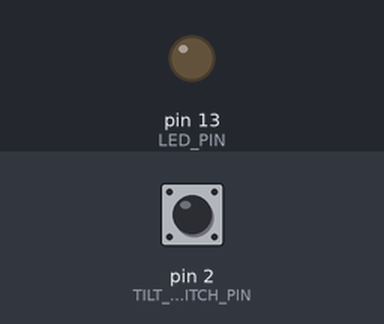
This sketch was run on a simulated Arduino Uno, built with avr-gcc and run on an emulated ATmega328P. Shown: output pins drawn as LEDs (lit = HIGH). The test bench sets the inputs (shaded band); at power-on: pin 2 (TILT_SWITCH_PIN) HIGH.

Above: at 1.2 s.
1.3 s: pin 2 (TILT_SWITCH_PIN) pulled LOW for 0.15 s
At 1.37 s:
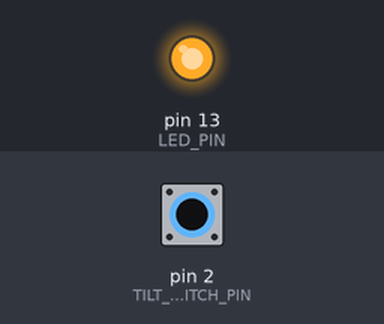
2.9 s: pin 2 (TILT_SWITCH_PIN) pulled LOW for 3.2 s
At 7.4 s:
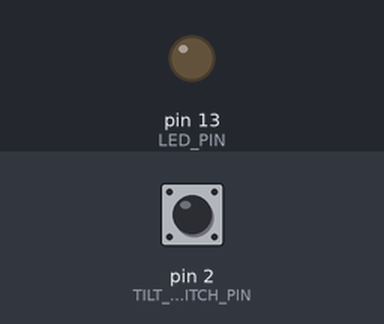
Timing chart, 0 to 8.9 s (numbered marks = the images above; inputs shaded):
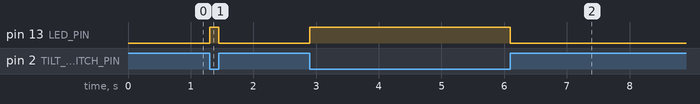

The sketch:

TiltBallSwitch.ino
```cpp
/*
 * Tilt Ball Switch
 *
 * Turn on/off LED using tilt ball switch.
 *
 */

// PINS
#define LED_PIN         (13)
#define TILT_SWITCH_PIN (2)

void setup() {
  pinMode(LED_PIN, OUTPUT);
  pinMode(TILT_SWITCH_PIN, INPUT);
  digitalWrite(TILT_SWITCH_PIN, HIGH);
}

void loop() {
  if (digitalRead(TILT_SWITCH_PIN) == HIGH) {
    digitalWrite(LED_PIN, LOW);
  } else {
    digitalWrite(LED_PIN, HIGH);
  }
}
```

Measured:
- after the input at 1.3 s, pin 13 (LED_PIN): LOW → HIGH at once, → LOW 0.15 s later
- after the input at 2.9 s, pin 13 (LED_PIN): LOW → HIGH at once, → LOW 3.2 s later
